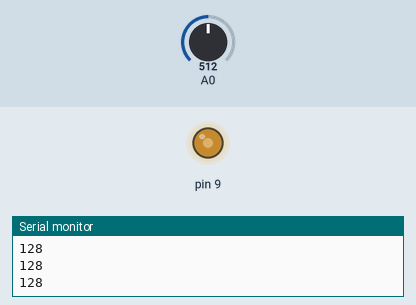
This sketch was run on a simulated Arduino Uno, built with avr-gcc and run on an emulated ATmega328P. Shown: output pins drawn as LEDs (lit = HIGH), the last lines printed to the serial monitor. The inputs (shaded band) are chosen by the test bench; at power-on: A0 = 512.

Above: at 1.2 s.
1.3 s: A0 set to 306
At 2.1 s:
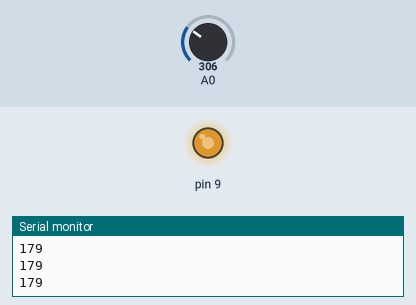
2.8 s: A0 set to 122
At 3.4 s:
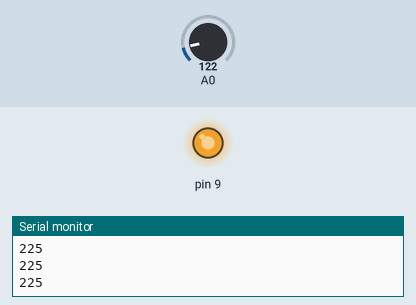
4.3 s: A0 set to 900
At 4.7 s:
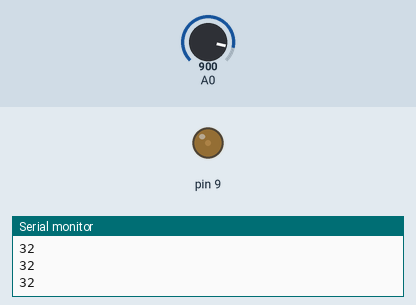
5.8 s: A0 set to 511
At 6.1 s:
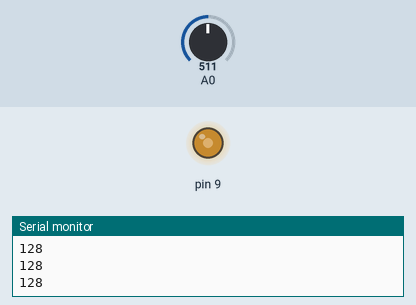
Timing chart, 0 to 8.3 s (numbered marks = the images above; inputs shaded):
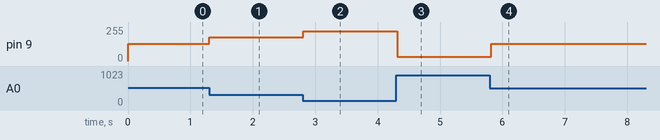

Measured:
- after the input at 1.3 s, pin 9: 128/255 → 179/255 at once
- after the input at 2.8 s, pin 9: 179/255 → 225/255 at once
- after the input at 4.3 s, pin 9: 225/255 → 32/255 at once
- after the input at 5.8 s, pin 9: 32/255 → 128/255 at once

The sketch:

bendyBoi.ino
```cpp
float con = 4.02;

void setup() {
  // put your setup code here, to run once:
  Serial.begin(9600);
  pinMode(9, OUTPUT);
}

void loop() {
  // put your main code here, to run repeatedly:
  int pot_value = analogRead(0)/con;
  Serial.println(255 - pot_value);
  analogWrite(9, 255 - pot_value);

  delay(100);

}
```
